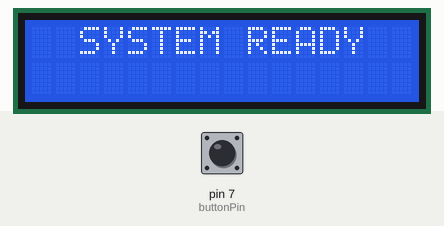
A sketch run on a simulated Arduino Uno, built with avr-gcc and run on an emulated ATmega328P. Parts: 16×2 character LCD. The test bench sets the inputs (shaded band); at power-on: pin 7 (buttonPin) HIGH. Random numbers use the default seed unless the sketch sets one.

Above: at 4.0 s.
At 6.7 s:
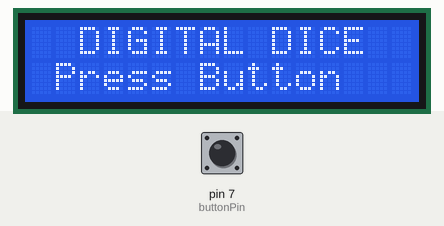
6.8 s: pin 7 (buttonPin) pulled LOW for 0.15 s
At 8.5 s:
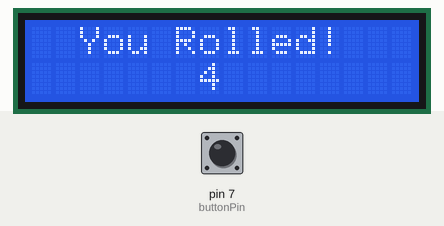
8.6 s: pin 7 (buttonPin) pulled LOW for 3.2 s
At 12.12 s:
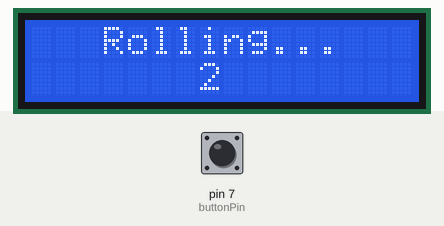
Timing chart, 0 to 13.6 s (numbered marks = the images above; inputs shaded):
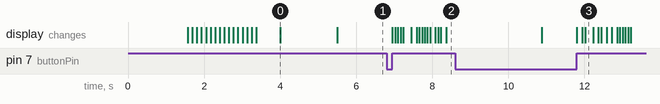

The sketch:

Src-Code.ino
```cpp
#include <LiquidCrystal.h>

// LCD Pins: RS, E, D4, D5, D6, D7
LiquidCrystal lcd(12, 11, 5, 4, 3, 2);

const int buttonPin = 7;

void startupAnimation() {

  lcd.begin(16, 2);

  // ---------------- POWER ON ----------------
  lcd.clear();
  lcd.setCursor(1, 0);
  lcd.print("POWERING ON");
  lcd.setCursor(6, 1);
  lcd.print("...");
  delay(1500);

  // ---------------- LOADING ----------------
  lcd.clear();
  lcd.print("Loading...");

  lcd.setCursor(0, 1);

  for (int i = 0; i < 16; i++) {
    lcd.write(byte(255));      // Full block
    delay(120);
  }

  delay(500);

  // ---------------- READY ----------------
  lcd.clear();
  lcd.setCursor(2, 0);
  lcd.print("SYSTEM READY");

  delay(1500);

  // ---------------- MAIN SCREEN ----------------
  lcd.clear();
  lcd.setCursor(2, 0);
  lcd.print("DIGITAL DICE");

  lcd.setCursor(1, 1);
  lcd.print("Press Button");
}

void setup() {

  pinMode(buttonPin, INPUT_PULLUP);

  randomSeed(analogRead(A0));

  startupAnimation();
}

void loop() {

  if (digitalRead(buttonPin) == LOW) {

    // Wait for button release
    while (digitalRead(buttonPin) == LOW);

    // ---------------- ROLLING ----------------
    lcd.clear();
    lcd.setCursor(3, 0);
    lcd.print("Rolling...");

    for (int i = 0; i < 20; i++) {

      int temp = random(1, 7);

      lcd.setCursor(7, 1);
      lcd.print(" ");
      lcd.setCursor(7, 1);
      lcd.print(temp);

      delay(70);
    }

    // ---------------- FINAL RESULT ----------------
    int dice = random(1, 7);

    lcd.clear();

    lcd.setCursor(2, 0);
    lcd.print("You Rolled!");

    lcd.setCursor(7, 1);
    lcd.print(dice);

    delay(2500);

    // ---------------- READY AGAIN ----------------
    lcd.clear();
    lcd.setCursor(2, 0);
    lcd.print("DIGITAL DICE");

    lcd.setCursor(1, 1);
    lcd.print("Press Button");

    delay(200);
  }
}
```

Measured:
- after the input at 6.8 s, the display: first changes after 0.15 s (image 2 shows a later state)
- what the display in image 0 shows lasts 1.5 s, from 4.0 s to 5.5 s
